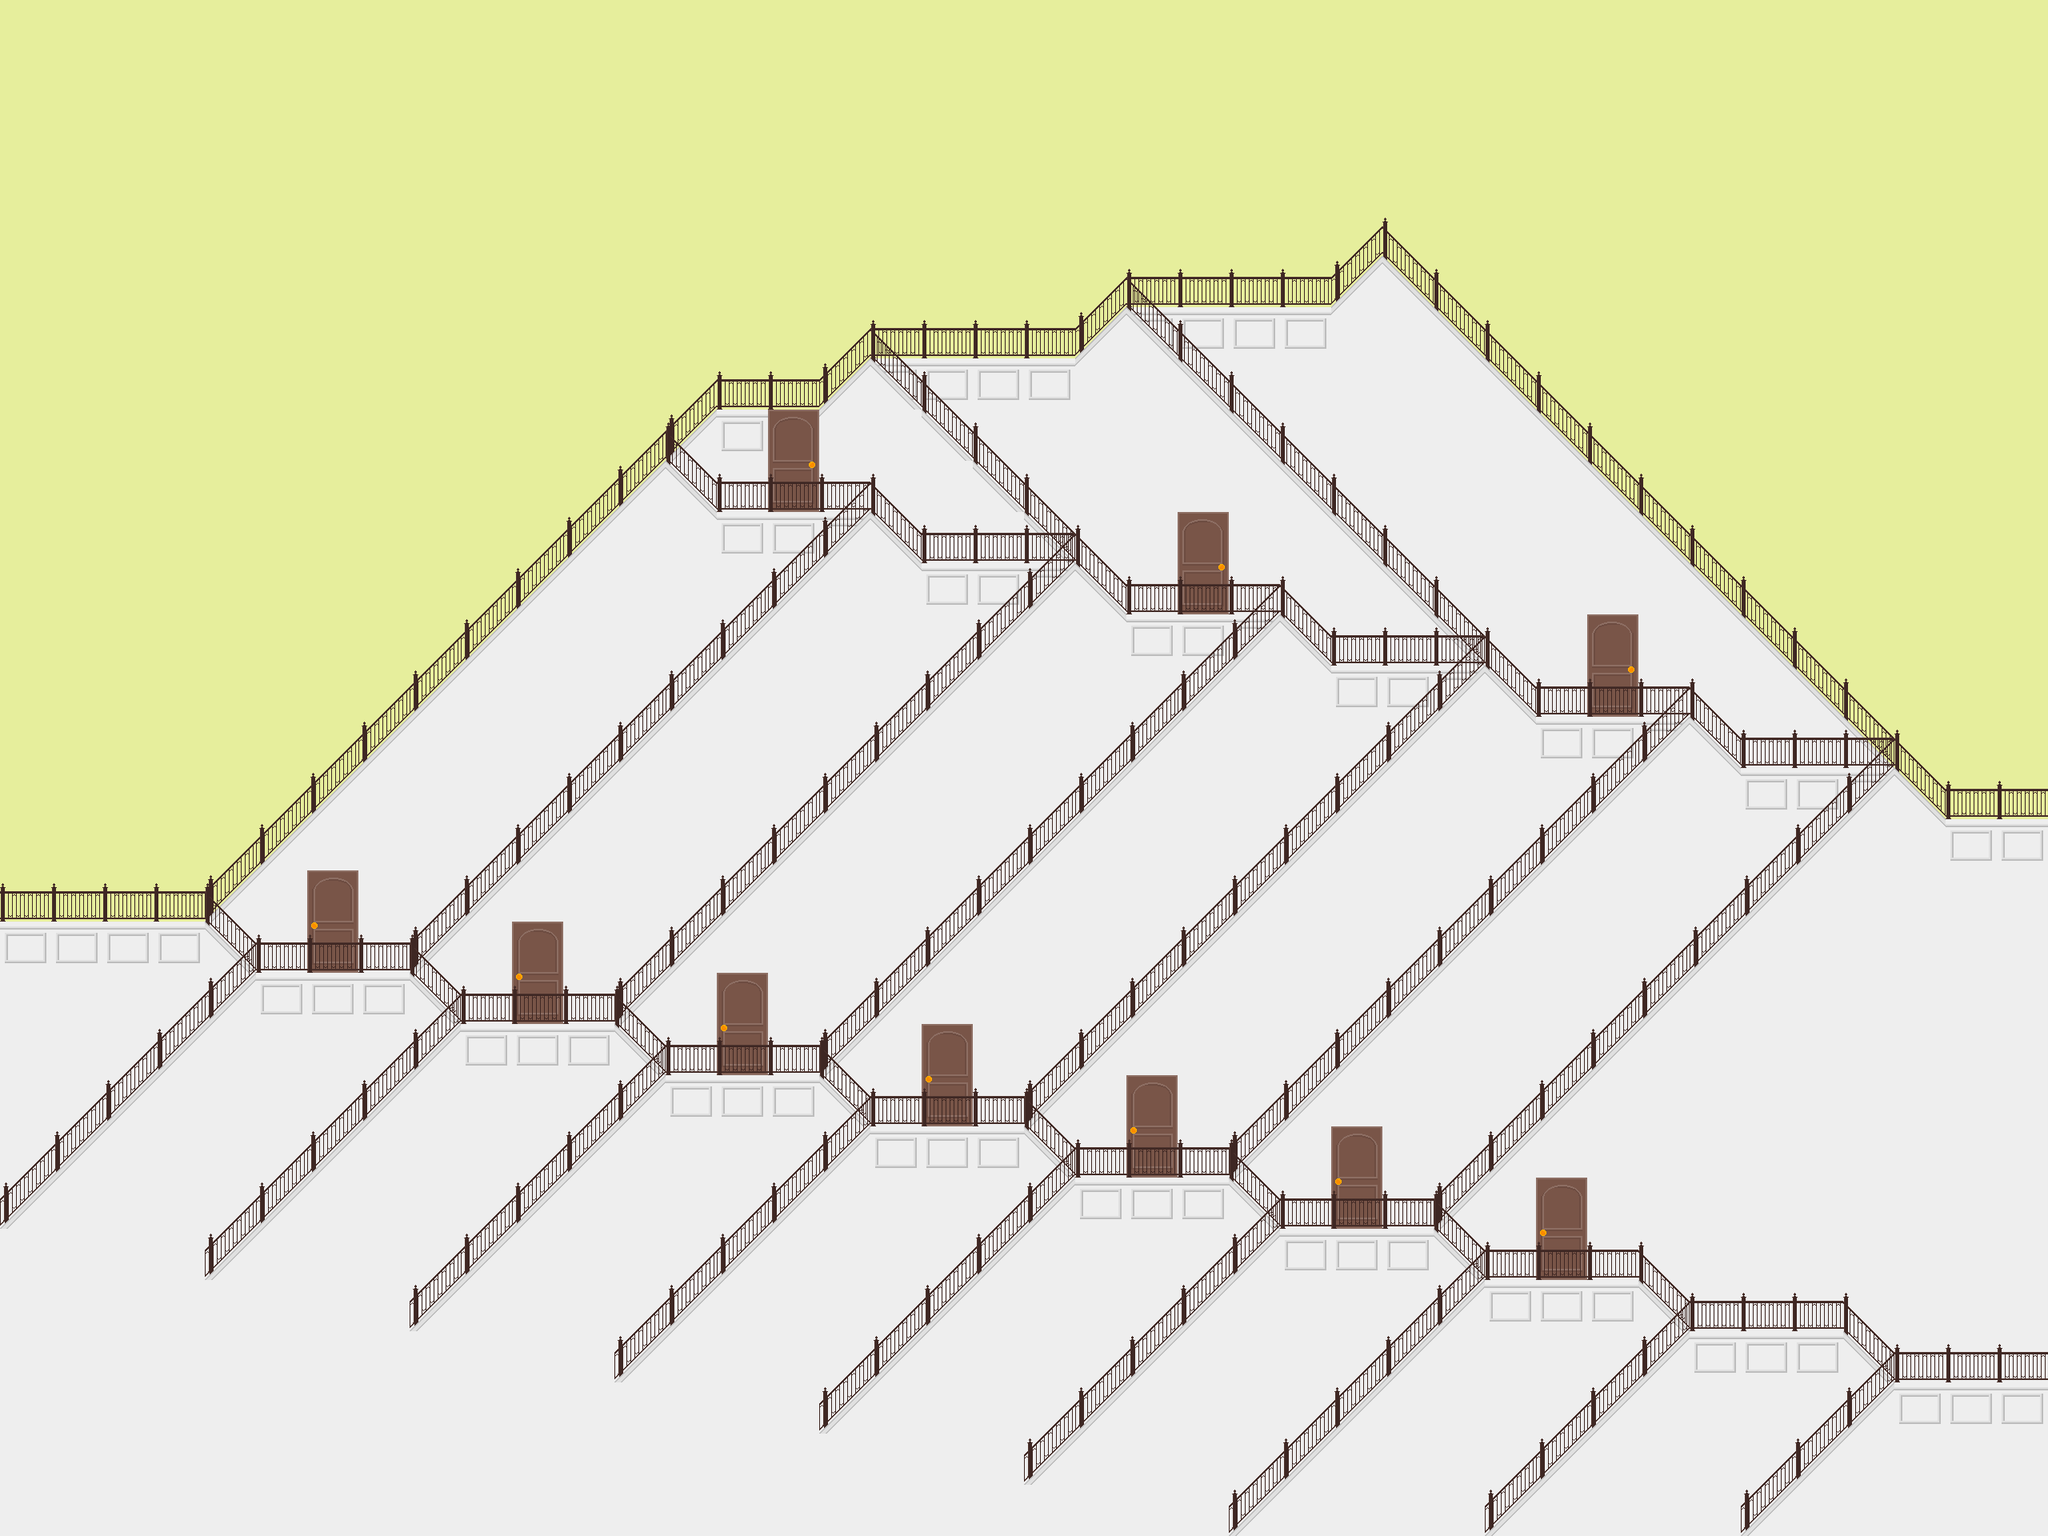

This is a level from a 2D game, rendered from its Tiled map with the project's own tilesets. A one-line summary and the map file follow, with tile-layer data summarised:
An orthogonal 40x30 tile map with 64x64 px tiles, 5 tile layers (bg, ttl1, bot, ttl2, ...), 2 tilesets and 28 objects (16x upOnly, 8x enemy, left, up, down, ...).

<map version="1.0" orientation="orthogonal" renderorder="right-down" width="40" height="30" tilewidth="64" tileheight="64" nextobjectid="88">
 <tileset firstgid="1" name="testtiles" tilewidth="64" tileheight="64" tilecount="100">
  <image source="../graphics/testtiles.png" width="640" height="640" />
 </tileset>
 <tileset firstgid="101" name="testtiles2" tilewidth="64" tileheight="64" tilecount="100">
  <image source="../graphics/testtiles2.png" width="640" height="640" />
 </tileset>
 <layer name="bg" width="40" height="30">
  <data>[1200 cells, 1200 non-empty, 5 distinct tile ids]</data>
 </layer>
 <layer name="ttl1" width="40" height="30">
  <data>[1200 cells, 198 non-empty, 9 distinct tile ids]</data>
 </layer>
 <layer name="bot" width="40" height="30">
  <data>[1200 cells, 97 non-empty, 5 distinct tile ids]</data>
 </layer>
 <layer name="ttl2" width="40" height="30">
  <data>[1200 cells, 98 non-empty, 4 distinct tile ids]</data>
 </layer>
 <objectgroup name="col" visible="0" />
 <objectgroup name="doors" visible="0">
  <object id="30" name="left" gid="42" x="0" y="1152" width="64" height="64" />
  <object id="54" name="up" gid="42" x="1600" y="192" width="64" height="64" />
  <object id="55" name="down" gid="42" x="1856" y="1856" width="64" height="64" />
 </objectgroup>
 <objectgroup name="objects" visible="0">
  <object id="57" type="upOnly" x="0" y="1152">
   <polyline points="0,0 256,0 320,64 512,64 576,128 768,128 832,192 1024,192 1088,256 1280,256 1344,320 1536,320 1600,384 1792,384 1856,448 2048,448 2112,512 2304,512 2368,576 2560,576" />
  </object>
  <object id="58" type="upOnly" x="832" y="576">
   <polyline points="0,0 64,64 256,64 320,128 512,128 576,192 768,192 832,256 1024,256 1088,320 1280,320 1344,384 1536,384 1600,448 1728,448" />
  </object>
  <object id="59" type="upOnly" x="2368" y="960">
   <polyline points="0,0 -640,-640 -704,-576 -960,-576 -1024,-512 -1280,-512 -1344,-448 -1472,-448 -1536,-384" />
  </object>
  <object id="60" type="upOnly" x="1088" y="448">
   <polyline points="0,0 256,256" />
  </object>
  <object id="61" type="upOnly" x="1408" y="384">
   <polyline points="0,0 448,448" />
  </object>
  <object id="62" type="upOnly" x="1728" y="320">
   <polyline points="0,0 640,640" />
  </object>
  <object id="63" type="upOnly" x="2368" y="960">
   <polyline points="0,0 -576,576 -768,576 -1088,896" />
  </object>
  <object id="64" type="upOnly" x="2112" y="896">
   <polyline points="0,0 -576,576 -768,576 -1088,896" />
  </object>
  <object id="65" type="upOnly" x="1856" y="832">
   <polyline points="0,0 -576,576 -768,576 -1088,896" />
  </object>
  <object id="66" type="upOnly" x="1600" y="768">
   <polyline points="0,0 -576,576 -768,576 -1088,896" />
  </object>
  <object id="67" type="upOnly" x="1344" y="704">
   <polyline points="0,0 -576,576 -768,576 -1088,896" />
  </object>
  <object id="68" type="upOnly" x="1088" y="640">
   <polyline points="0,0 -576,576 -768,576 -1088,896" />
  </object>
  <object id="69" type="upOnly" x="832" y="576">
   <polyline points="0,0 -576,576" />
  </object>
  <object id="70" type="upOnly" x="1856" y="1600">
   <polyline points="0,0 -320,320" />
  </object>
  <object id="71" type="upOnly" x="2112" y="1664">
   <polyline points="0,0 -256,256" />
  </object>
  <object id="72" type="upOnly" x="2368" y="1728">
   <polyline points="0,0 -192,192" />
  </object>
  <object id="79" type="enemy" gid="61" x="1216" y="960" width="64" height="64" />
  <object id="80" type="enemy" gid="61" x="1408" y="1088" width="64" height="64" />
  <object id="81" type="enemy" gid="61" x="1664" y="1152" width="64" height="64" />
  <object id="82" type="enemy" gid="61" x="1984" y="768" width="64" height="64" />
  <object id="83" type="enemy" gid="61" x="1408" y="576" width="64" height="64" />
  <object id="84" type="enemy" gid="61" x="1024" y="576" width="64" height="64" />
  <object id="85" type="enemy" gid="61" x="640" y="960" width="64" height="64" />
  <object id="86" type="enemy" gid="61" x="2240" y="1600" width="64" height="64" />
  <object id="87" type="death" x="0" y="1920">
   <polyline points="0,0 2560,0" />
  </object>
 </objectgroup>
 <objectgroup name="enemies" visible="0" />
 <objectgroup name="temp" visible="0" />
 <layer name="foreground" width="40" height="30">
  <data>[1200 cells, 0 non-empty, 0 distinct tile ids]</data>
 </layer>
</map>
